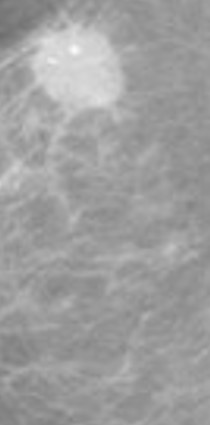
#> input picture ARP01 Processamento Digital/imagem2.jpg, 210 x 425 px
$ python contorno.py
#> lines starting #> are read from the running program, lines starting #| are printed output that depends on the picture
#pip install scikit-image
#pip install Pillow

from PIL import Image, ImageDraw, ImageEnhance
from skimage import measure
import numpy as np
import cv2

# Abrir a imagem
imagem = Image.open('imagem2.jpg')
#> imagem is the input picture: PIL image 210x425 RGB; min 109, max 251, mean 158.5

# converter a imagem em escala de cinza
imagem_cinza = imagem.convert('L')

#converter a imagem em uma matriz numpy
matriz_imagem = np.array(imagem_cinza)

# Detectar os contornos
contornos = measure.find_contours(matriz_imagem, 0.8)
#> contornos = []

# Desenhar os contornos na imagem original
desenhar = ImageDraw.Draw(imagem)
for contorno in contornos:
    for i in range(len(contorno) - 1):
        desenhar.line([(contorno[i, 1], contorno[i, 0]), (contorno[i + 1, 1], contorno[i + 1, 0])], fill='red', width=2)
#> this loop made 0 passes

# Aumentar o contraste
realcar = ImageEnhance.Contrast(imagem)
imagem = realcar.enhance(15.5)
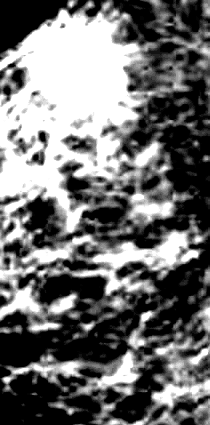
#> imagem: PIL image 210x425 RGB; min 0, max 255, mean 112

# Mostrar a imagem com os contornos
imagem.save('mama_contornos.jpg')
